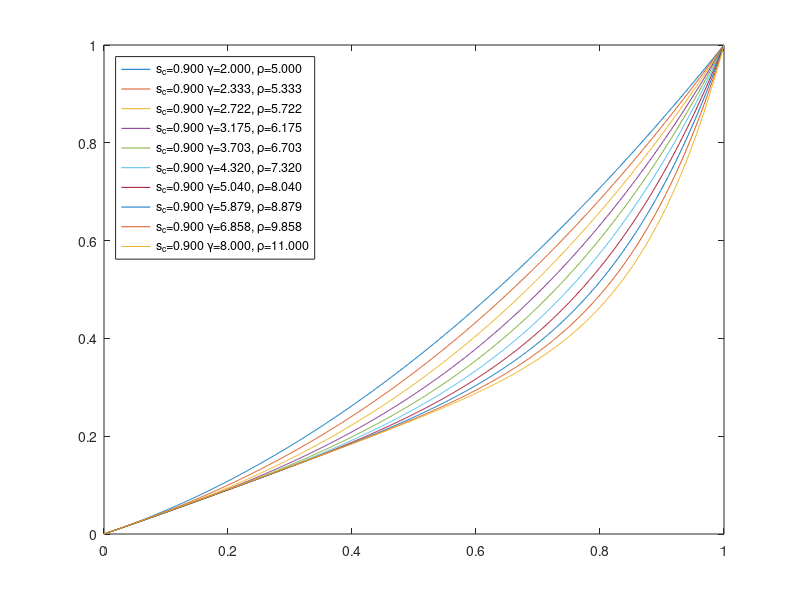

This chart was generated by the following MATLAB code:
clear all, close all, clc;

Nx = 1000; 
Ng = 10;

x = linspace(0, 1, Nx);
g = logspace(log10(2), log10(8), Ng);		% <--- Varies the linear center width logrithmically.... 

XX(   1, 1:Nx) = x(:);	XX = repmat(XX, Ng, 1);
GG(1:Ng,    1) = g(:);	GG = repmat(GG, 1, Nx);

p = g+3;
P = GG + 3;

a = 0.9;												% <--- Defines your center stick sensitivity (i.e. slope)
YY = (XX .^ GG + a*(exp(XX./P) - 1)./(exp(1./P)-1) ) / (1 + a);

lgd = {};
for i = 1:Ng, lgd{i} = sprintf('s_c=%4.3f \\gamma=%4.3f, \\rho=%4.3f', a, g(i), p(i));  end 

% YY = XX .^ GG;

figure(1);
plot(x, YY); hold;
legend(lgd, 'Location', 'NorthWest');

axis([0 1 0 1])
% plot(x, exp(XX./(1-XX./GG).^P));
